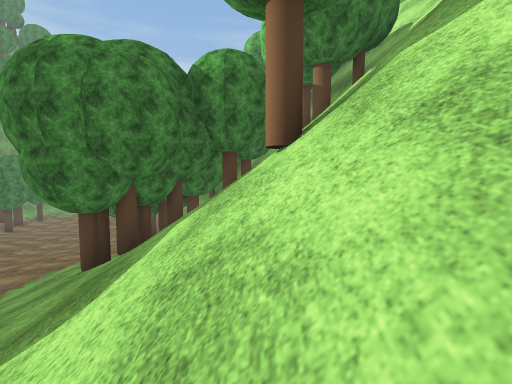
view 1 (above)

12 first-person views from a walk through a Unity game level. The camera is 1.5 m above the floor, tilts 4° down and sees 90° across. The floor is counted in squares, 2 m on a side. Each view is taken from the middle of a square. On the plan, view 1 faces up. The plan holds only what a view shows up to about 9 squares ahead; the rest is blank. The place goes on beyond the plan. Some trees and plants on the terrain are drawn as simple stand-ins. Surface patterns are stand-ins for the level's own textures.

view 2
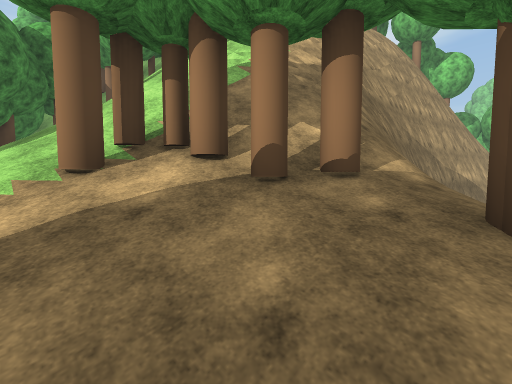

view 3
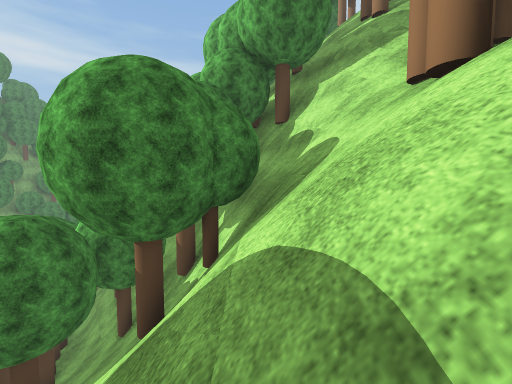

view 4
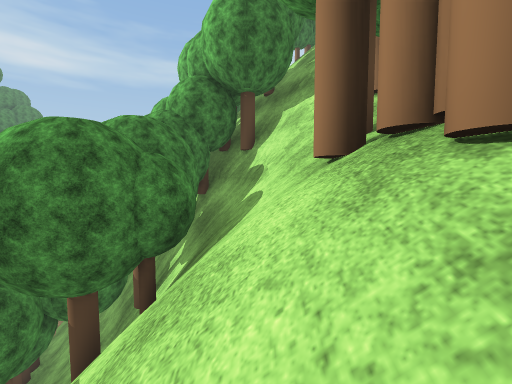

view 5
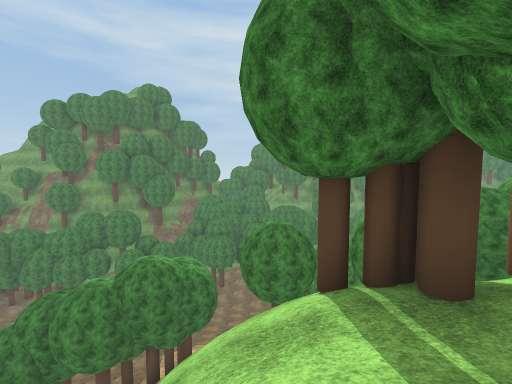

view 6
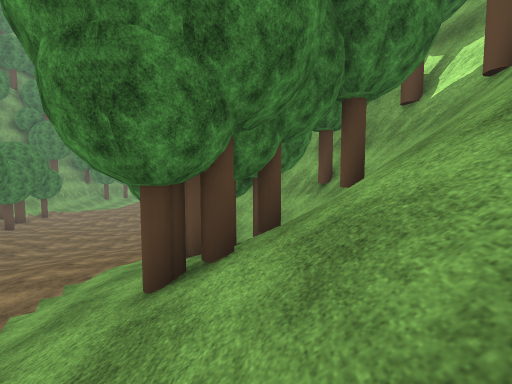

view 7
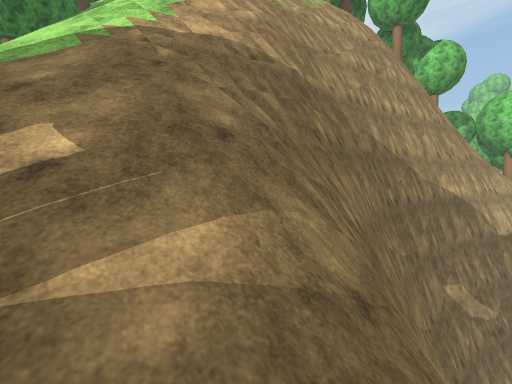

view 8
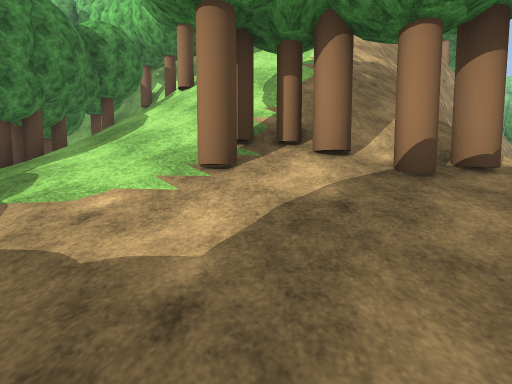

view 9
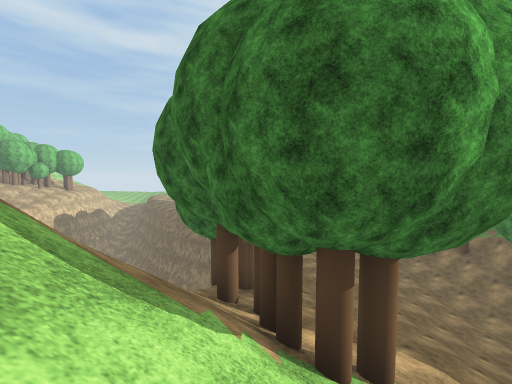

view 10
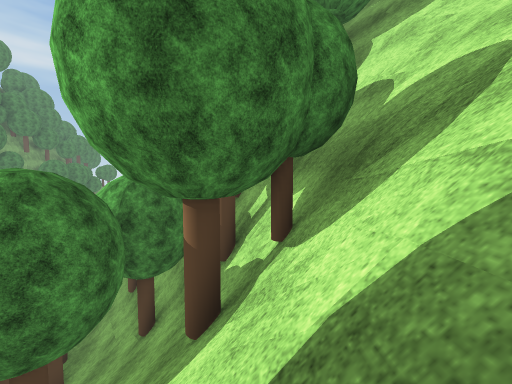

view 11
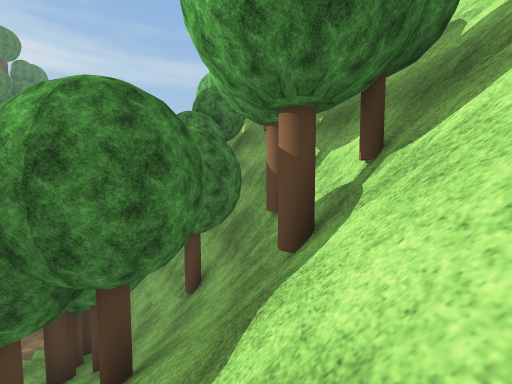

view 12
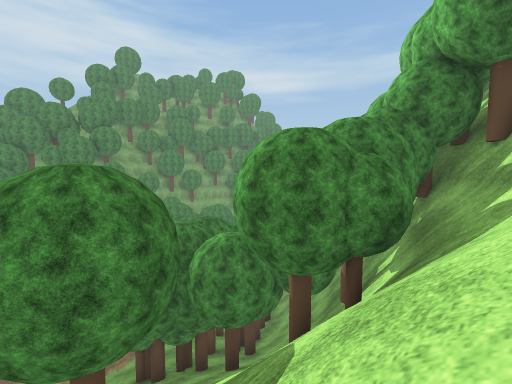

### Floor plan
Key: @ floor where view 1 was taken; # wall or solid block; x gap in a wall; . main floor; : floor 0.75 m higher than the main floor; - floor 0.75 m lower than the main floor; + floor 2.5 m higher than the main floor; * floor 3.25 m higher than the main floor; % floor 4.75 m higher than the main floor; & floor 13.75 m higher than the main floor; $ floor 14.5 m higher than the main floor; / step, stairs or slope; = window, fence, low wall or low ledge; v drop or lower ground; T tree; O other object.
Columns run from 4 left of view 1 to 13 right of it. Each row starts with its distance up from view 1.
 12  ##  OTTT
 11  /#   OTTT/T
 10 OO##  #TTT/T
  9 -T:#######=/
  8 OTT/T##Tv=//
  7 .T///##Tv$T
  6 //T+//TT/&O
  5 /TT///#T/T$
  4 /T///////TTT
  3  ///%////T&T
  2  ////////////
  1  //////= /vvv
  0  ///@//#vvvvvvv
 -1  //TT//=##vvvvvv
 -2 ////T//x*vvvvvvvv
 -3 /////T/vvv      vv
 -4 //./T//v

Positions as (right, up) in squares from view 1, and headings:
1: (0, 0), facing up
2: (-2, -4), facing up-right
3: (3, 2), facing up
4: (4, 2), facing up
5: (8, 2), facing left
6: (-2, 2), facing up
7: (1, -4), facing up-right
8: (-3, -3), facing up-right
9: (0, 2), facing down
10: (2, 3), facing up
11: (1, 3), facing up
12: (4, 2), facing up-left
